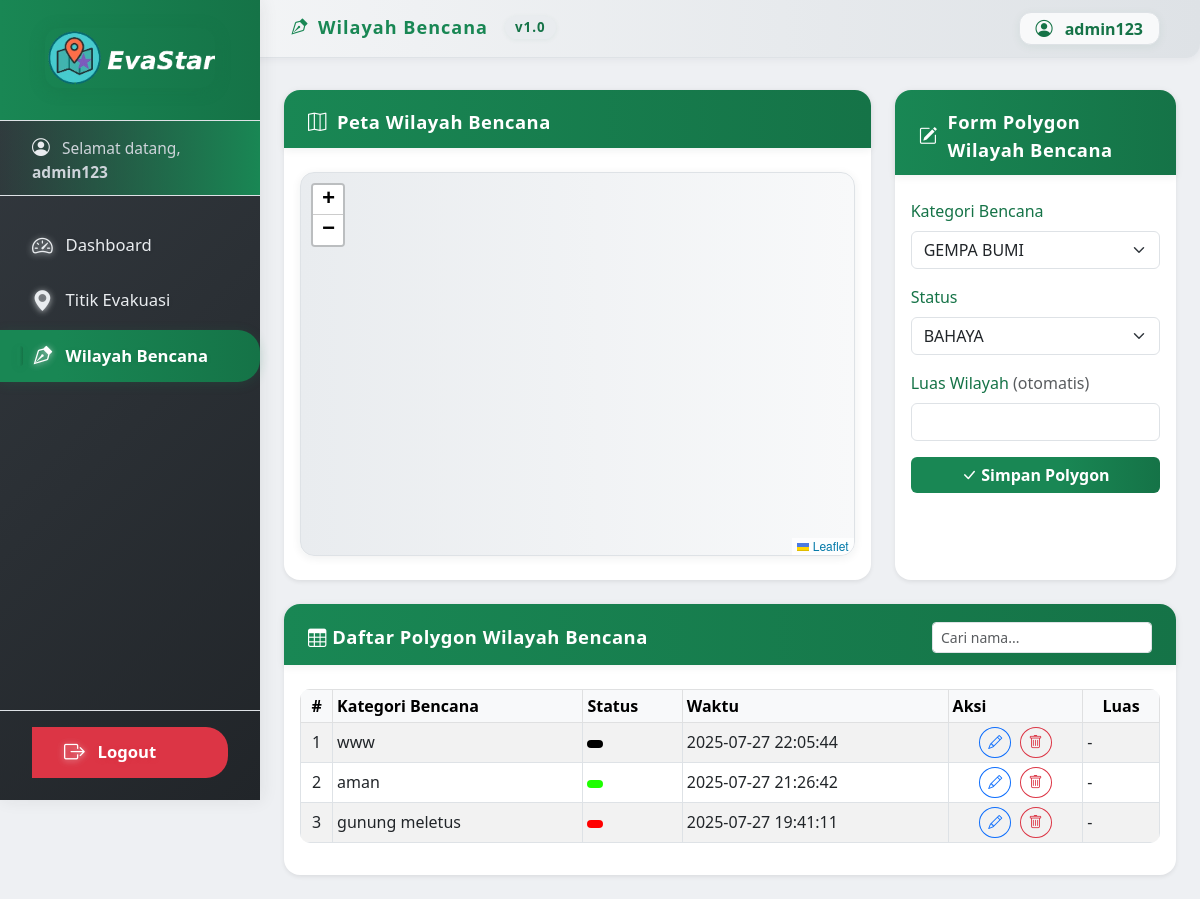
The app's page /Dashboard/poligon.php (signed in) with its own data.
### tables this page shows
CREATE TABLE `wilayah_bencana` (
  `id` int(11) NOT NULL,
  `nama` varchar(100) NOT NULL,
  `geojson` longtext NOT NULL,
  `color` varchar(16) DEFAULT '#f03',
  `created_at` timestamp NOT NULL DEFAULT current_timestamp()
);

### Dashboard/poligon.php (the view, shortened to what this page needs)
<?php
require '../conection/db.php';
function esc($s) { return htmlspecialchars($s ?? '', ENT_QUOTES, 'UTF-8'); }
$polygons = $conn->query("SELECT * FROM wilayah_bencana ORDER BY id DESC")->fetch_all(MYSQLI_ASSOC);
?>
<!DOCTYPE html>
<html lang="id">
<head>
  <link href="https://cdn.jsdelivr.net/npm/bootstrap@5.3.0/dist/css/bootstrap.min.css" rel="stylesheet"/>
  <link rel="stylesheet" href="https://unpkg.com/leaflet@1.9.3/dist/leaflet.css"/>
  <link rel="stylesheet" href="https://cdn.jsdelivr.net/npm/leaflet-draw@1.0.4/dist/leaflet.draw.css"/>
  <link rel="stylesheet" href="https://cdn.jsdelivr.net/npm/bootstrap-icons@1.11.3/font/bootstrap-icons.min.css">
</head>
<body>
<nav id="sidebar" class="sidebar d-flex flex-column">
  <div class="sidebar-header">
    <img src="../assets/logo1.png" alt="Logo1 WebGIS">
  </div>
  <div class="admin-info mb-0">
    <i class="bi bi-person-circle"></i>
    <span>Selamat datang, <b><?= esc($_SESSION['admin'] ?? 'Admin') ?></b></span>
  </div>
  <div class="nav-section">
    <a href="index.php" class="nav-link">
      <i class="bi bi-speedometer2"></i> Dashboard
    </a>
    <a href="marker.php" class="nav-link">
      <i class="bi bi-geo-alt-fill"></i> Titik Evakuasi
    </a>
    <a href="poligon.php" class="nav-link active">
      <i class="bi bi-vector-pen"></i> Wilayah Bencana
    </a>
  </div>
  <div class="logout mt-auto">
    <a href="../Login/logout.php" class="nav-link">
      <i class="bi bi-box-arrow-right"></i> Logout
    </a>
  </div>
</nav>
<div class="topbar-modern">
  <div class="left">
    <span class="title"><i class="bi bi-vector-pen"></i> Wilayah Bencana <span class="version">v1.0</span></span>
  </div>
  <div class="user-box">
    <i class="bi bi-person-circle"></i>
    <?= esc($_SESSION['admin'] ?? 'Admin') ?>
  </div>
</div>
<div class="main-content">
  <div class="row g-4 mb-4">
    <div class="col-lg-8">
      <div class="card shadow-sm h-100">
        <div class="card-header-modern"><i class="bi bi-map"></i> Peta Wilayah Bencana</div>
        <div class="p-3"><div id="map" class="mb-2"></div></div>
      </div>
    </div>
    <div class="col-lg-4">
      <div class="card shadow-sm h-100">
        <div class="card-header-modern"><i class="bi bi-pencil-square"></i> Form Polygon Wilayah Bencana</div>
        <div class="p-3">
          <form id="formPolygon" method="post">
            <div class="mb-3">
            <label class="form-label">Kategori Bencana</label>
            <select name="nama" id="nama" class="form-select" required>
              <option value="GEMPA BUMI">GEMPA BUMI</option>
            </select>
          </div>
            <div class="mb-3">
              <label class="form-label">Status</label>
              <select name="status" id="status" class="form-select" required>
                <option value="BAHAYA">BAHAYA</option>
              </select>
            </div>
            <div class="mb-3">
  <label class="form-label">Luas Wilayah <span class="text-muted" style="font-weight:normal">(otomatis)</span></label>
  <input type="text" id="luasPolygon" class="form-control" readonly>
</div>
<button type="submit" class="btn btn-success w-100"><i class="bi bi-check-lg"></i> Simpan Polygon</button>
          </form>
        </div>
      </div>
    </div>
  </div>
  <div class="card shadow-sm">
    <div class="card-header-modern d-flex justify-content-between align-items-center">
      <span><i class="bi bi-table"></i> Daftar Polygon Wilayah Bencana</span>
      <input type="text" id="searchTable" class="form-control form-control-sm w-auto" placeholder="Cari nama..." style="min-width:180px;">
    </div>
    <div class="p-3">
      <div class="table-responsive">
        <table class="table table-bordered table-hover table-striped table-sm align-middle" id="polygonTable">
          <thead class="table-light">
            <tr>
              <th class="text-center">#</th>
              <th>Kategori Bencana</th>
              <th>Status</th>
              <th>Waktu</th>
              <th>Aksi</th>
              <th class="text-center">Luas</th>
            </tr>
          </thead>
          <tbody>
          <?php $no=1; foreach ($polygons as $p): ?>
            <tr>
              <td class="text-center"><?= $no++ ?></td>
              <td><?= esc($p['nama']) ?></td>
              <td>
                <span class="badge rounded-pill" style="background:<?= esc($p['color']) ?>; color:#fff;">
                </span>
              </td>
              <td><?= esc($p['created_at']) ?></td>
              <td class="text-center">
                <button onclick='editPolygon(<?= json_encode($p) ?>)' class="btn btn-sm btn-outline-primary rounded-circle me-1" title="Edit"><i class="bi bi-pencil"></i></button>
                <a href="#" class="btn btn-sm btn-outline-danger rounded-circle btn-delete" data-id="<?= $p['id'] ?>" title="Hapus"><i class="bi bi-trash"></i></a>
              <td><?= isset($p['luas']) ? number_format($p['luas'],0,',','.') . ' m²' : '-' ?></td>
              </td>
            </tr>
          <?php endforeach ?>
          </tbody>
        </table>
      </div>
    </div>
  </div>
</div>
</body>
</html>

### records on screen
wilayah_bencana: nama "www", created_at "2025-07-27 22:05:44"
wilayah_bencana: nama "aman", created_at "2025-07-27 21:26:42"
wilayah_bencana: nama "gunung meletus", created_at "2025-07-27 19:41:11"

### other values on screen
$_SESSION['admin'] "admin123"
